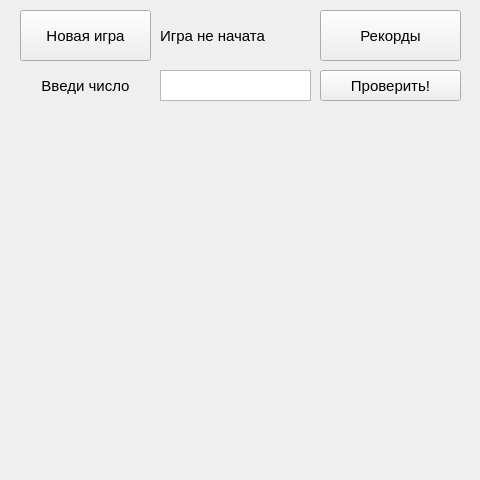
<?xml version="1.0" encoding="UTF-8"?>
<ui version="4.0">
 <class>Widget</class>
 <widget class="QWidget" name="Widget">
  <property name="geometry">
   <rect>
    <x>0</x>
    <y>0</y>
    <width>480</width>
    <height>480</height>
   </rect>
  </property>
  <property name="minimumSize">
   <size>
    <width>480</width>
    <height>480</height>
   </size>
  </property>
  <property name="maximumSize">
   <size>
    <width>480</width>
    <height>480</height>
   </size>
  </property>
  <property name="windowTitle">
   <string>Widget</string>
  </property>
  <widget class="QPushButton" name="pushButton_newgame">
   <property name="geometry">
    <rect>
     <x>20</x>
     <y>10</y>
     <width>131</width>
     <height>51</height>
    </rect>
   </property>
   <property name="font">
    <font>
     <pointsize>11</pointsize>
    </font>
   </property>
   <property name="text">
    <string>Новая игра</string>
   </property>
  </widget>
  <widget class="QLabel" name="label">
   <property name="geometry">
    <rect>
     <x>20</x>
     <y>70</y>
     <width>131</width>
     <height>31</height>
    </rect>
   </property>
   <property name="font">
    <font>
     <pointsize>11</pointsize>
    </font>
   </property>
   <property name="contextMenuPolicy">
    <enum>Qt::PreventContextMenu</enum>
   </property>
   <property name="text">
    <string>Введи число</string>
   </property>
   <property name="alignment">
    <set>Qt::AlignCenter</set>
   </property>
  </widget>
  <widget class="QLabel" name="label_2">
   <property name="geometry">
    <rect>
     <x>160</x>
     <y>10</y>
     <width>171</width>
     <height>51</height>
    </rect>
   </property>
   <property name="font">
    <font>
     <pointsize>11</pointsize>
    </font>
   </property>
   <property name="text">
    <string>Игра не начата</string>
   </property>
  </widget>
  <widget class="QPushButton" name="pushButton_records">
   <property name="geometry">
    <rect>
     <x>320</x>
     <y>10</y>
     <width>141</width>
     <height>51</height>
    </rect>
   </property>
   <property name="font">
    <font>
     <pointsize>11</pointsize>
    </font>
   </property>
   <property name="text">
    <string>Рекорды</string>
   </property>
  </widget>
  <widget class="QPushButton" name="pushButton_check">
   <property name="geometry">
    <rect>
     <x>320</x>
     <y>70</y>
     <width>141</width>
     <height>31</height>
    </rect>
   </property>
   <property name="font">
    <font>
     <pointsize>11</pointsize>
    </font>
   </property>
   <property name="text">
    <string>Проверить!</string>
   </property>
  </widget>
  <widget class="QTextEdit" name="textEdit_input">
   <property name="geometry">
    <rect>
     <x>160</x>
     <y>70</y>
     <width>151</width>
     <height>31</height>
    </rect>
   </property>
   <property name="sizePolicy">
    <sizepolicy hsizetype="Expanding" vsizetype="Ignored">
     <horstretch>0</horstretch>
     <verstretch>0</verstretch>
    </sizepolicy>
   </property>
   <property name="font">
    <font>
     <pointsize>10</pointsize>
    </font>
   </property>
  </widget>
 </widget>
 <layoutdefault spacing="6" margin="11"/>
 <resources/>
 <connections/>
</ui>
